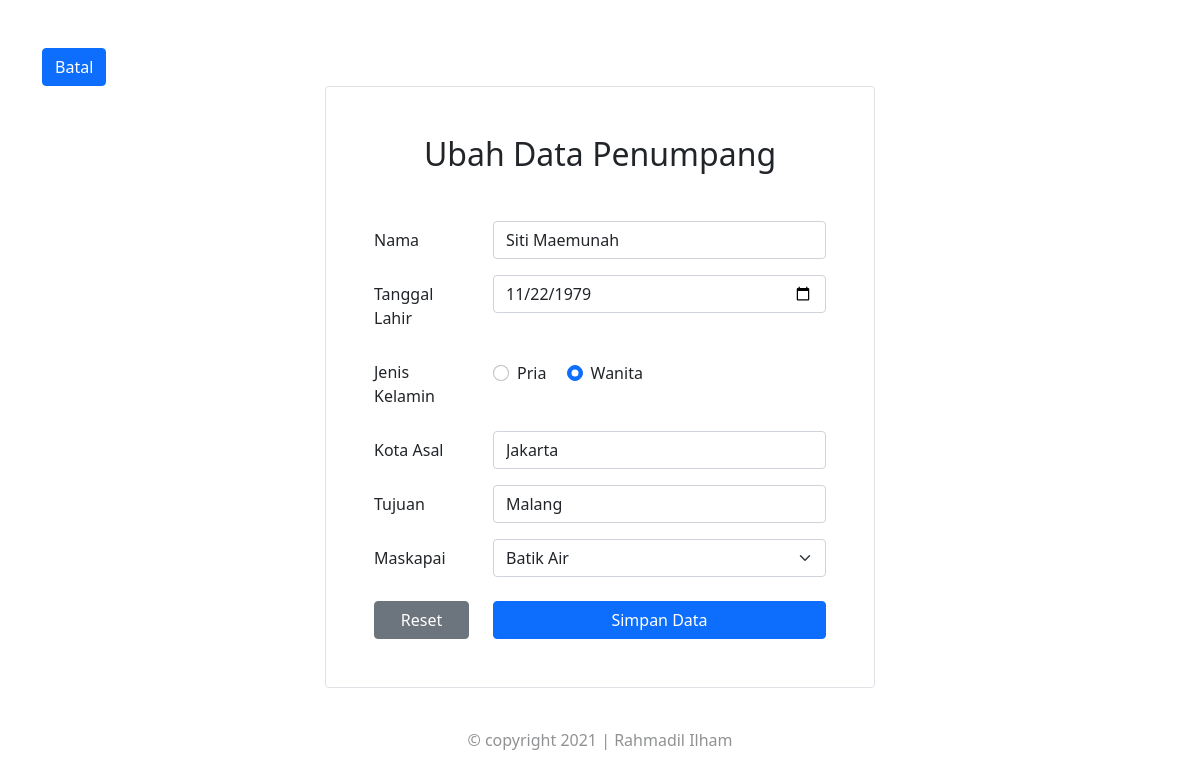
The app's page /update.php?id=106514078 (signed in) with its own data.
### tables this page shows
CREATE TABLE `tb_penumpang` (
  `id` int(11) NOT NULL,
  `nama` varchar(100) NOT NULL,
  `tanggal_lahir` date NOT NULL,
  `jenis_kelamin` varchar(20) NOT NULL,
  `asal` varchar(100) NOT NULL,
  `tujuan` varchar(100) NOT NULL,
  `maskapai` varchar(100) NOT NULL
);

### controller.php (called while the page is built, shortened)
<?php
require_once "./connection.php";
function query($query) {
  global $koneksi_db;
  $result = mysqli_query($koneksi_db, $query);
  $rows = [];
  while ($row = mysqli_fetch_assoc($result)) {
      $rows[] = $row;
  }
  return $rows;
}
?>

### update.php (the view, shortened to what this page needs)
<?php
require_once "./controller.php";
$id = $_GET["id"];
$passengers = query("SELECT * FROM tb_penumpang WHERE id = '$id'");
?>
<!doctype html>
<html lang="en">
  <head>
    <link href="https://cdn.jsdelivr.net/npm/bootstrap@5.1.3/dist/css/bootstrap.min.css" rel="stylesheet">
  </head>
  <body>
    <div class="container pt-4 mt-4">
      <a href="home.php" class="btn btn-primary">Batal</a>
    </div>
    <div class="container py-4 px-5 mx-auto addform border rounded">
      <h2 class="pb-4 my-4 text-center">Ubah Data Penumpang</h2>
      <form action="" method="POST">
        <?php foreach($passengers as $passenger): ?>
        <div class="row mb-3">
          <label for="nama" class="col-sm-3 col-form-label">Nama</label>
          <div class="col-sm-9">
            <input type="text" class="form-control" name="nama" required value="<?= $passenger["nama"]; ?>">
          </div>
        </div>
        <div class="row mb-3">
          <label for="tanggal_lahir" class="col-sm-3 col-form-label">Tanggal Lahir</label>
          <div class="col-sm-9">
            <input type="date" class="form-control" name="tanggal_lahir" required value="<?= $passenger["tanggal_lahir"]; ?>">
          </div>
        </div>
        <div class="row mb-3">
          <label for="tanggal_lahir" class="col-sm-3 col-form-label">Jenis Kelamin</label>
          <div class="col-sm-9">
            <div class="form-check form-check-inline mt-2">
              <input class="form-check-input" type="radio" name="jenis_kelamin" value="Pria" required <?php if ($passenger['jenis_kelamin'] == 'Pria') {echo "checked";} ?>>
              <label class="form-check-label" for="jk_pria">
                Pria
              </label>
            </div>
            <div class="form-check form-check-inline mt-2">
              <input class="form-check-input" type="radio" name="jenis_kelamin" value="Wanita" required <?php if ($passenger['jenis_kelamin'] == 'Wanita') {echo "checked";} ?>>
              <label class="form-check-label" for="jk_wanita">
                Wanita
              </label>
            </div>
          </div>
        </div>
        <div class="row mb-3">
          <label for="asal" class="col-sm-3 col-form-label">Kota Asal</label>
          <div class="col-sm-9">
            <input type="text" class="form-control" name="asal" required value="<?= $passenger["asal"]; ?>">
          </div>
        </div>
        <div class="row mb-3">
          <label for="tujuan" class="col-sm-3 col-form-label">Tujuan</label>
          <div class="col-sm-9">
            <input type="text" class="form-control" name="tujuan" required value="<?= $passenger["tujuan"]; ?>">
          </div>
        </div>
        <div class="row mb-4">
          <label for="maskapai" class="col-sm-3 col-form-label">Maskapai</label>
          <div class="col-sm-9">
            <select class="form-select" aria-label="Default select example" name="maskapai" required>
              <option value="Batik Air" <?php if ($passenger['maskapai'] == 'Batik Air') {echo "selected";} ?>>Batik Air</option>
            </select>
          </div>
        </div>
        <div class="row mb-3">
          <div class="col-sm-3">
            <button type="reset" class="btn btn-secondary w-100 mb-2">Reset</button>
          </div>
          <div class="col-sm-9">
            <button type="submit" name="submit" class="btn btn-primary w-100" onclick="return confirm('Simpan perubahan?');">Simpan Data</button>
          </div>
        </div>
        <?php endforeach; ?>
      </form>
    </div>
    <?php include('footer.php'); ?>
  </body>
</html>

### update.php (style rules this page uses)
.addform { max-width: 550px; }

### records on screen
tb_penumpang: nama "Siti Maemunah", tanggal_lahir "11/22/1979", jenis_kelamin "☑", asal "Jakarta", tujuan "Malang", maskapai "Batik Air"
